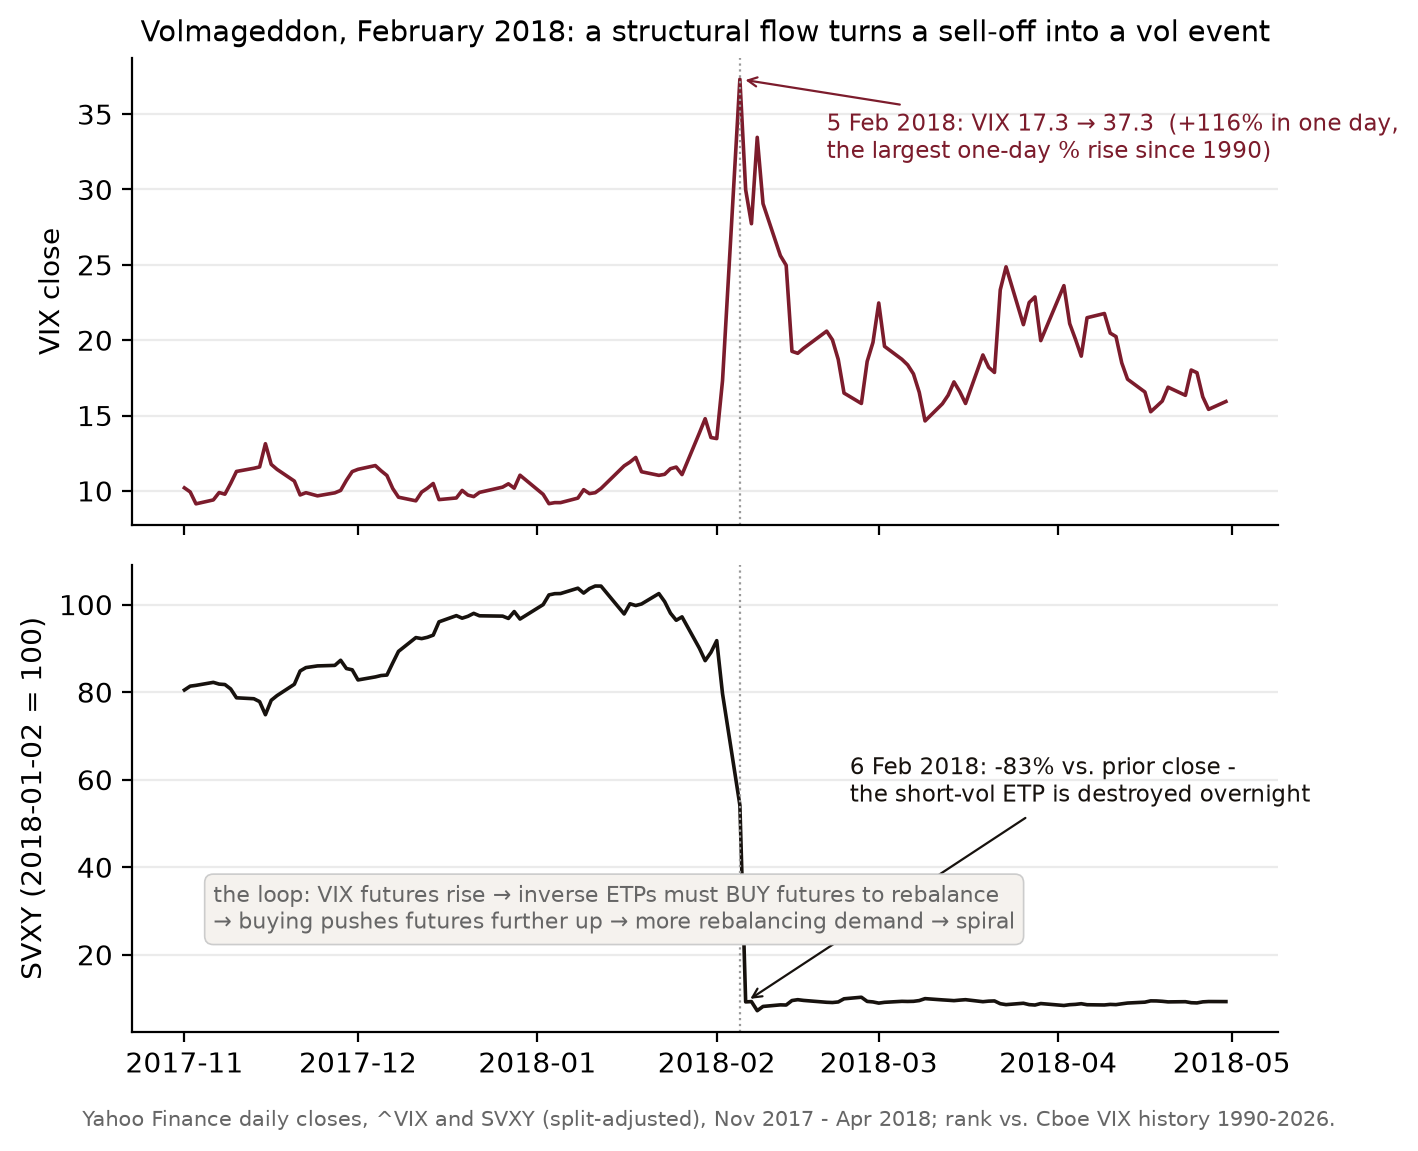

Write Python code to recreate this figure.
"""
Figure 4 - February 2018 ("Volmageddon"): the VIX spike of 5 February 2018 and
the overnight collapse of an inverse-volatility ETP (SVXY), the canonical case
of a structural flow feeding back into the index it tracks.

Free data: Yahoo Finance public chart API (^VIX and SVXY, daily, Oct 2017 -
Jun 2018), cached to data/yahoo_vix_2018.json and data/yahoo_svxy_2018.json;
plus Cboe's full VIX daily history (data/VIX_History.csv) used only to rank the
5 Feb 2018 one-day percentage change against all VIX history since 1990.

ONE transparent, pre-committed rule: no signal is computed at all - the figure
is a dated event study. SVXY is shown as total price indexed to 100 at
2018-01-02 (Yahoo split-adjusted closes), so the percentage collapse is
readable directly; all quoted numbers are printed below.

Reproducible:
    python fig_volmageddon.py     # numpy, matplotlib; stdlib urllib/json/csv
"""
import os, json, csv, socket, urllib.request, datetime as dt
import numpy as np
import matplotlib
matplotlib.use("Agg")
import matplotlib.pyplot as plt

HERE = os.path.dirname(os.path.abspath(__file__))
DATA = os.path.join(HERE, "data")
os.makedirs(DATA, exist_ok=True)
P1, P2 = 1506816000, 1530316800                  # 2017-10-01 .. 2018-06-30 UTC


def load_yahoo(symbol, fname):
    path = os.path.join(DATA, fname)
    if not (os.path.exists(path) and os.path.getsize(path) > 0):
        try:
            socket.setdefaulttimeout(60)
            url = (f"https://query1.finance.yahoo.com/v8/finance/chart/{symbol}"
                   f"?period1={P1}&period2={P2}&interval=1d")
            req = urllib.request.Request(url, headers={"User-Agent": "Mozilla/5.0"})
            raw = urllib.request.urlopen(req).read()
            json.loads(raw)                      # validate JSON before caching
            tmp = path + ".part"
            with open(tmp, "wb") as f:
                f.write(raw)
            os.replace(tmp, path)
        except Exception as e:
            print(f"SKIPPED (offline / no cache): {fname} - "
                  f"{type(e).__name__}: {e}")
            raise SystemExit(0)
    with open(path) as f:
        r = json.load(f)["chart"]["result"][0]
    ts = r["timestamp"]
    cl = r["indicators"]["quote"][0]["close"]
    dates, close = [], []
    for t, c in zip(ts, cl):
        if c is None:
            continue
        dates.append(dt.datetime.utcfromtimestamp(t).date())
        close.append(float(c))
    return dates, np.array(close)


vd, vc = load_yahoo("%5EVIX", "yahoo_vix_2018.json")
sd, sc = load_yahoo("SVXY", "yahoo_svxy_2018.json")

base = sd.index(dt.date(2018, 1, 2))
s_idx = sc / sc[base] * 100.0

feb2, feb5, feb6 = dt.date(2018, 2, 2), dt.date(2018, 2, 5), dt.date(2018, 2, 6)
v2, v5 = vc[vd.index(feb2)], vc[vd.index(feb5)]
s2, s5, s6 = (s_idx[sd.index(feb2)], s_idx[sd.index(feb5)], s_idx[sd.index(feb6)])
vix_jump = 100.0 * (v5 / v2 - 1.0)
svxy_dd = 100.0 * (s6 / s5 - 1.0)

# rank the 5 Feb 2018 one-day % change in all Cboe VIX history since 1990
hist = {}
with open(os.path.join(DATA, "VIX_History.csv")) as f:
    rdr = csv.reader(f)
    next(rdr)
    for row in rdr:
        hist[dt.datetime.strptime(row[0], "%m/%d/%Y").date()] = float(row[4])
hd = sorted(hist)
hv = np.array([hist[d] for d in hd])
pchg = 100.0 * (hv[1:] / hv[:-1] - 1.0)
rank = int(np.sum(pchg > pchg[hd.index(feb5) - 1])) + 1
print(f"vix_1d_pct_change_2018_02_05={pchg[hd.index(feb5) - 1]:+.1f}% "
      f"rank_in_history_since_1990={rank} of {len(pchg)} days")

x0, x1 = dt.date(2017, 11, 1), dt.date(2018, 4, 30)
mask_v = [(x0 <= d <= x1) for d in vd]
mask_s = [(x0 <= d <= x1) for d in sd]
xv = [d for d, m in zip(vd, mask_v) if m]
yv = vc[np.array(mask_v)]
xs = [d for d, m in zip(sd, mask_s) if m]
ys = s_idx[np.array(mask_s)]

fig, (ax1, ax2) = plt.subplots(2, 1, figsize=(7.2, 5.6), sharex=True)
ax1.plot(xv, yv, "-", color="#7c1c2c", lw=1.3)
ax1.set_ylabel("VIX close")
ax1.axvline(feb5, color="#999", lw=0.8, ls=":")
ax1.annotate(f"5 Feb 2018: VIX {v2:.1f} → {v5:.1f}  ({vix_jump:+.0f}% in one day,\n"
             f"the largest one-day % rise since 1990)",
             xy=(feb5, v5), xytext=(dt.date(2018, 2, 20), v5 * 0.86),
             fontsize=8.2, color="#7c1c2c",
             arrowprops=dict(arrowstyle="->", color="#7c1c2c", lw=0.8))
ax1.set_title("Volmageddon, February 2018: a structural flow turns a sell-off "
              "into a vol event", fontsize=10.5)
ax2.plot(xs, ys, "-", color="#17120e", lw=1.3)
ax2.set_ylabel("SVXY (2018-01-02 = 100)")
ax2.axvline(feb5, color="#999", lw=0.8, ls=":")
ax2.annotate(f"6 Feb 2018: {svxy_dd:.0f}% vs. prior close -\n"
             f"the short-vol ETP is destroyed overnight",
             xy=(feb6, s6), xytext=(dt.date(2018, 2, 24), 55),
             fontsize=8.2, color="#17120e",
             arrowprops=dict(arrowstyle="->", color="#17120e", lw=0.8))
ax2.text(dt.date(2017, 11, 6), 26,
         "the loop: VIX futures rise → inverse ETPs must BUY futures to "
         "rebalance\n→ buying pushes futures further up → more "
         "rebalancing demand → spiral",
         fontsize=7.8, color="#666",
         bbox=dict(boxstyle="round,pad=0.4", fc="#f5f2ee", ec="#ccc", lw=0.6))
for ax in (ax1, ax2):
    for s in ("top", "right"):
        ax.spines[s].set_visible(False)
    ax.grid(True, axis="y", alpha=0.25)
fig.text(0.5, -0.015,
         "Yahoo Finance daily closes, ^VIX and SVXY (split-adjusted), "
         "Nov 2017 - Apr 2018; rank vs. Cboe VIX history 1990-2026.",
         ha="center", fontsize=7.6, color="#666")
plt.tight_layout()
OUT = os.path.join(HERE, "fig_volmageddon.png")
fig.savefig(OUT, dpi=200, bbox_inches="tight")
print("wrote", OUT)
print(f"VIX close 2018-02-02={v2:.2f} 2018-02-05={v5:.2f} jump={vix_jump:+.1f}%")
print(f"SVXY indexed (2018-01-02=100): 02-02={s2:.1f} 02-05={s5:.1f} "
      f"02-06={s6:.1f} overnight={svxy_dd:.1f}%")
print(f"SVXY peak-to-06Feb drawdown="
      f"{100.0 * (s6 / s_idx[:sd.index(feb6)].max() - 1.0):.1f}%")
